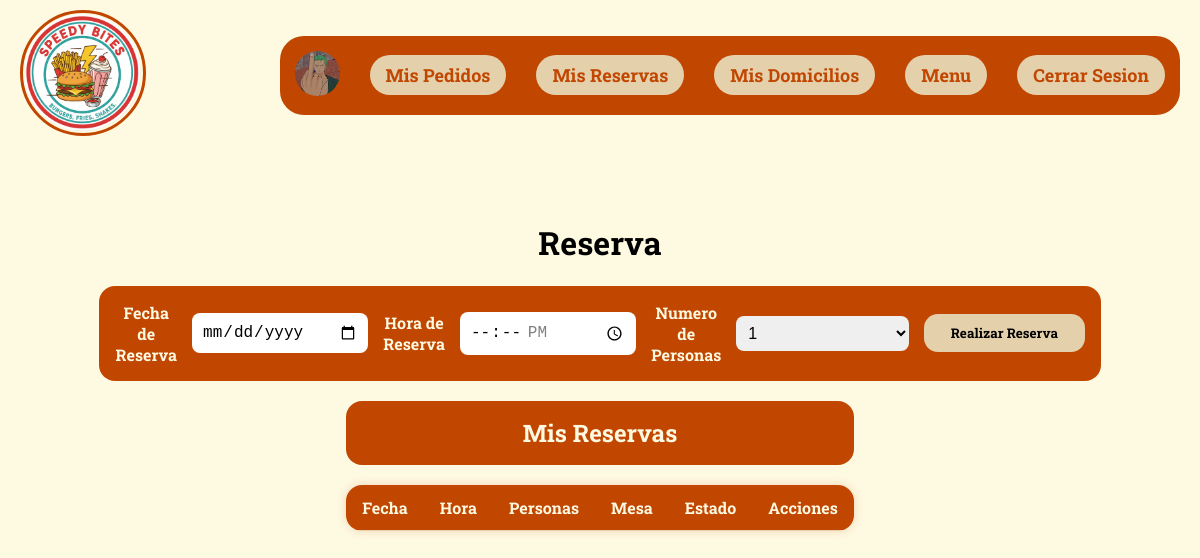
The app's page /Vista/html/reservas.php (signed in), older data.
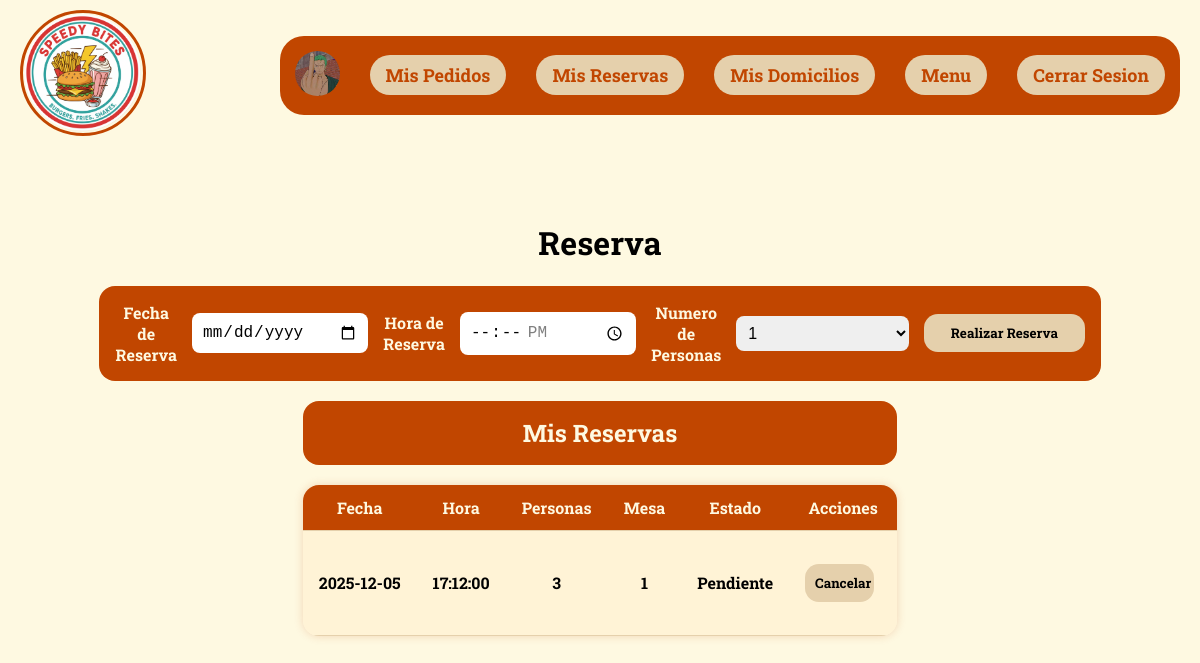
The same page, newer data.
### tables this page shows
CREATE TABLE `reservas` (
  `ID_RE` int(11) NOT NULL,
  `NumeroPersonas` int(11) DEFAULT NULL,
  `FechaReserva` date DEFAULT NULL,
  `HoraReserva` time DEFAULT NULL,
  `Estado` varchar(100) NOT NULL,
  `ID_User` int(11) DEFAULT NULL,
  `ID_M` int(11) DEFAULT NULL
);

CREATE TABLE `mesas` (
  `ID_R` int(5) NOT NULL,
  `NumeroMesa` int(11) NOT NULL,
  `Capacidad` int(50) NOT NULL,
  `Ubicacion` varchar(255) NOT NULL,
  `Disponibilidad` tinyint(1) NOT NULL
);

### Configuracion/conexion.php (called while the page is built, shortened)
<?php
class DB{
    private static $host = "localhost";
    private static $dbname = "resad";
    private static $username = "Adless";
    private static $password = "115";
    private static $charset = "utf8mb4";
    private static $pdo = null;
    public static function connect(){
        if(self::$pdo === null){
            try{
                $dn = "mysql:host=". self::$host.";dbname=". self::$dbname.";charset=".self::$charset;
                self::$pdo = new PDO($dn,self::$username,self::$password);
                self::$pdo->setAttribute(PDO::ATTR_ERRMODE, PDO::ERRMODE_EXCEPTION);
            }
            catch(PDOException $e){
                die("Error de conexion".$e -> getMessage());
            }
        }
        return self::$pdo;
    }
}
?>

### Modelo/ModeloReservas.php (called while the page is built, shortened)
<?php
require_once(ROOT_PATH . 'Configuracion/conexion.php');
class Reservas {
    public $db;
    public function __construct() {
        $this->db = DB::connect();
    }
    public function obtenerReservas() {
        $sql = "SELECT
                    r.*,
                    m.NumeroMesa,
                    u.Nombre,
                    u.Apellido
                FROM
                    reservas r
                JOIN
                    mesas m ON r.ID_M = m.ID_R
                JOIN
                    usuarios u ON r.ID_User = u.ID_User";
        $stmt = $this->db->query($sql);
        return $stmt->fetchAll(PDO::FETCH_ASSOC);
    }
}

### Vista/html/reservas.php (the view, shortened to what the changed rows need)
<?php
require_once '../../Modelo/ModeloReservas.php';
$usuario = $_SESSION['usuario_logueado'];
$modelReservas = new Reservas();
$reservas = $modelReservas->obtenerReservas();
?>
<!DOCTYPE html>
<html lang="es">
<head>
    <link href="../css/perfil.css" rel="stylesheet">
</head>
<body>
<div class="Contenedor">
    <?php if ($usuario['Rolusu'] === 'Cliente'): ?>
        <div class="FReserva">
            <h1 class="text">Reserva</h1>
        </div>
        <div class="ListaReservas">
            <h2 class="Crear">Mis Reservas</h2>
            <table>
                <tr>
                    <th>Fecha</th>
                    <th>Hora</th>
                    <th>Personas</th>
                    <th>Mesa</th>
                    <th>Estado</th>
                    <th>Acciones</th>
                </tr>
                <?php foreach ($reservas as $r): ?>
                    <?php if ($r['ID_User'] == $usuario['ID_User']): ?>
                        <tr>
                            <td><?= htmlspecialchars($r['FechaReserva']) ?></td>
                            <td><?= htmlspecialchars($r['HoraReserva']) ?></td>
                            <td><?= htmlspecialchars($r['NumeroPersonas']) ?></td>
                            <td><?= htmlspecialchars($r['NumeroMesa']) ?></td>
                            <td><?= htmlspecialchars($r['Estado']) ?></td>
                            <td>
                                <form method="POST" action="../../Controlador/reservaController.php?action=EliminarR" style="display: inline;">
                                    <button id="btn" type="submit" class="delete">Cancelar</button>
                                </form>
                            </td>
                        </tr>
                    <?php endif; ?>
                <?php endforeach; ?>
            </table>
        </div>
    <?php endif; ?>
</div>
</body>
</html>

Row changes from the older to the newer data that the page shows:
added reservas: FechaReserva "2025-12-05", HoraReserva "17:12:00", NumeroPersonas "3", ID_M.NumeroMesa "1", Estado "Pendiente"
